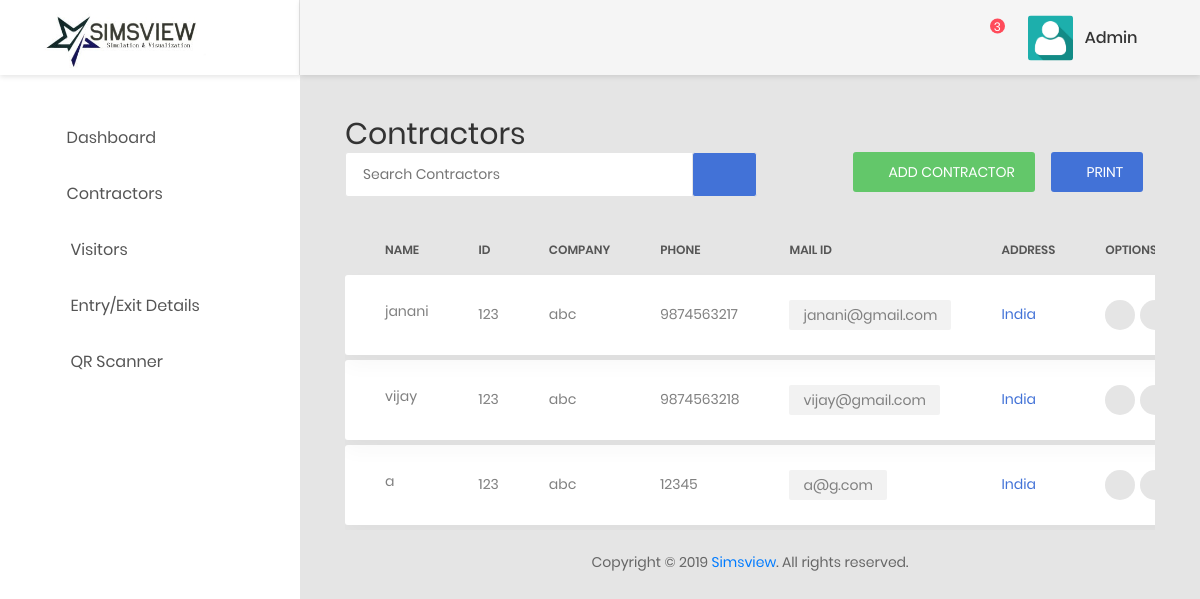
Screenshot of /contractor/ (signed in) with the database file from the repository.
### app/models.py (models this page shows)
class Contractor(models.Model):
    contractorname = models.CharField(max_length=100)
    contractorid = models.CharField(max_length=100)
    companyname = models.CharField(max_length=100)
    mailid = models.CharField(max_length=100)
    phone = models.CharField(max_length=100)
    address = models.CharField(max_length=100)
    qrimage = models.CharField(max_length=100,default="null")
    class Meta:
        db_table='contractor'

### app/views.py (the view, shortened to what this page needs)
# urls.py: url(r'^contractor/$',views.contractor,name='contractor'),
def contractor(request):
    loginusername = request.user.username
    loginid = request.user.id
    loginemail = request.user.email
    c = Contractor.objects.all()
    return render(request,'contractors.html',{'loginusername':loginusername,'loginemail':loginemail,"contractor":c})

### app/templates/contractors.html (shortened to what this page needs)
<!DOCTYPE html>
<html lang="en">
<head>
    <link href="../static/css/font-face.css" rel="stylesheet" media="all">
    <link href="../static/vendor/font-awesome-4.7/css/font-awesome.min.css" rel="stylesheet" media="all">
    <link href="../static/vendor/font-awesome-5/css/fontawesome-all.min.css" rel="stylesheet" media="all">
    <link href="../static/vendor/mdi-font/css/material-design-iconic-font.min.css" rel="stylesheet" media="all">
    <link href="../static/vendor/bootstrap-4.1/bootstrap.min.css" rel="stylesheet" media="all">
    <link href="../static/vendor/animsition/animsition.min.css" rel="stylesheet" media="all">
    <link href="../static/vendor/bootstrap-progressbar/bootstrap-progressbar-3.3.4.min.css" rel="stylesheet"
        media="all">
    <link href="../static/vendor/wow/animate.css" rel="stylesheet" media="all">
    <link href="../static/vendor/css-hamburgers/hamburgers.min.css" rel="stylesheet" media="all">
    <link href="../static/vendor/slick/slick.css" rel="stylesheet" media="all">
    <link href="../static/vendor/select2/select2.min.css" rel="stylesheet" media="all">
    <link href="../static/vendor/perfect-scrollbar/perfect-scrollbar.css" rel="stylesheet" media="all">
    <link href="../static/css/theme.css" rel="stylesheet" media="all">
</head>
<body>
    <div class="page-wrapper">
        <aside class="menu-sidebar d-none d-lg-block">
            <div class="logo">
                <a href="#">
                    <img src="../static/images/icon/logo.png" style="height: 75px;" alt="Cool Admin" />
                </a>
            </div>
            <div class="menu-sidebar__content js-scrollbar1">
                <nav class="navbar-sidebar">
                    <ul class="list-unstyled navbar__list">
                        <li>
                            <a href="{% url 'app:dashboard' %}">
                                <i class="fas fa-tachometer-alt"></i>Dashboard</a>
                        </li>
                        <li>
                            <a href="{%url 'app:contractor' %}">
                                <i class="fas fa-suitcase"></i>Contractors</a>
                        </li>
                        <li>
                            <a href="{% url 'app:visitor'%}">
                                <i class="far fa-id-badge"></i> Visitors</a>
                        </li>
                        <li>
                            <a href="{% url 'app:entryexit' %}">
                                <i class="fas fa-calendar-alt"></i> Entry/Exit Details</a>
                        </li>
                        <li>
                            <a href="{% url 'app:qrscanner' %}">
                                <i class="fas fa-qrcode"></i> QR Scanner</a>
                        </li>
                    </ul>
                </nav>
            </div>
        </aside>
        <div class="page-container">
            <header class="header-desktop">
                <div class="section__content section__content--p30">
                    <div class="container-fluid">
                        <div class="header-wrap">
                            <div class="header-button">
                                <div class="noti-wrap">
                                    <div class="noti__item js-item-menu">
                                        <i class="zmdi zmdi-notifications"></i>
                                        <span class="quantity">3</span>
                                    </div>
                                </div>
                                <div class="account-wrap">
                                    <div class="account-item clearfix js-item-menu">
                                        <div class="image">
                                            <img src="../static/images/icon/avatar.png" alt="John Doe" />
                                        </div>
                                        <div class="content">
                                            <a class="js-acc-btn" href="#">{{loginusername}}</a>
                                        </div>
                                    </div>
                                </div>
                            </div>
                        </div>
                    </div>
                </div>
            </header>
            <div class="main-content">
                <div class="section__content section__content--p30">
                    <div class="container-fluid">
                        <div class="row">
                            <div class="col-md-12">
                                <div class="overview-wrap">
                                    <h2 class="title-1">Contractors</h2>
                                </div>
                            </div>
                        </div>
                        <div class="row">
                            <div class="col-md-12">
                                <div class="table-data__tool">
                                    <div class="table-data__tool-left">
                                        <form class="form-header" action="" method="POST">
                                            <input class="au-input au-input--xl" type="text" name="search"
                                                placeholder="Search Contractors" />
                                            <button class="au-btn--submit" type="submit">
                                                <i class="zmdi zmdi-search"></i>
                                            </button>
                                        </form>
                                    </div>
                                    <div class="table-data__tool-right">
                                        <button class="au-btn au-btn-icon au-btn--green au-btn--small"
                                            data-toggle="modal" data-target="#modalcontractor">
                                            <i class="zmdi zmdi-plus"></i>Add Contractor</button>
                                        <button class="au-btn au-btn-icon au-btn--blue au-btn--small">
                                            <i class="fas fa-print"></i>Print</button>
                                    </div>
                                </div>
                                <div class="table-responsive table-responsive-data2" style="overflow: auto;">
                                    <table class="table table-data2">
                                        <thead>
                                            <tr>
                                                <th>name</th>
                                                <th>id</th>
                                                <th>Company</th>
                                                <th>phone</th>
                                                <th>mail id</th>
                                                <th>address</th>
                                                <th>Options</th>
                                            </tr>
                                        </thead>
                                        <tbody>
                                            {% for contract in contractor %}
                                            <tr class="tr-shadow">
                                                <td>{{contract.contractorname}}</td>
                                                <td>{{contract.contractorid}}</td>
                                                <td>{{contract.companyname}}</td>
                                                <td>{{contract.phone}}</td>
                                                <td>
                                                    <span class="block-email">{{contract.mailid}}</span>
                                                </td>
                                                <td class="desc">{{contract.address}}</td>
                                                <td>
                                                    <div class="table-data-feature">
                                                        <a href="{% url 'app:contractoredit' contractoredit_id=contract.id %}" class="item" data-toggle="tooltip" data-placement="top"
                                                            title="Edit">
                                                            <i class="zmdi zmdi-edit"></i>
                                                        </a>
                                                        <a href="{% url 'app:contractordelete' contractordelete_id=contract.id %}"
                                                            class="item" data-toggle="tooltip" data-placement="top"
                                                            title="Delete">
                                                            <i class="zmdi zmdi-delete"></i>
                                                        </a>
                                                    </div>
                                                </td>
                                            </tr>
                                            <tr class="spacer"></tr>
                                            {% endfor %}
                                        </tbody>
                                    </table>
                                </div>
                            </div>
                        </div>
                        <div class="row">
                            <div class="col-md-12">
                                <div class="copyright">
                                    <p>Copyright © 2019 <a href="https://www.simsview.com">Simsview</a>. All rights
                                        reserved.</p>
                                </div>
                            </div>
                        </div>
                    </div>
                </div>
            </div>
        </div>
    </div>
</body>
</html>

### rows the page displays
Contractor: contractorname "janani", contractorid "123", companyname "abc", phone "9874563217", mailid "janani@gmail.com", address "India"
Contractor: contractorname "vijay", contractorid "123", companyname "abc", phone "9874563218", mailid "vijay@gmail.com", address "India"
Contractor: contractorname "a", contractorid "123", companyname "abc", phone "12345", mailid "a@g.com", address "India"

### other values shown
{{ loginusername }} "Admin"
